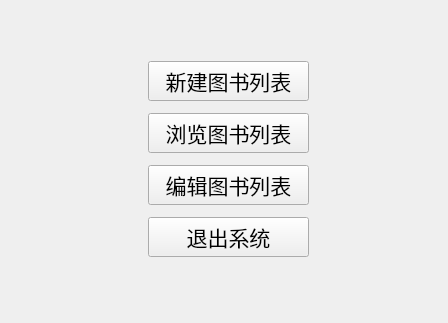
<?xml version="1.0" encoding="UTF-8"?>
<ui version="4.0">
 <class>Main_Menu</class>
 <widget class="QWidget" name="Main_Menu">
  <property name="geometry">
   <rect>
    <x>0</x>
    <y>0</y>
    <width>448</width>
    <height>323</height>
   </rect>
  </property>
  <property name="windowTitle">
   <string>周志镐组图书管理系统-主菜单</string>
  </property>
  <property name="layoutDirection">
   <enum>Qt::LeftToRight</enum>
  </property>
  <widget class="QWidget" name="verticalLayoutWidget">
   <property name="geometry">
    <rect>
     <x>128</x>
     <y>49</y>
     <width>201</width>
     <height>221</height>
    </rect>
   </property>
   <layout class="QVBoxLayout" name="verticalLayout" stretch="0,0,0,0">
    <property name="spacing">
     <number>0</number>
    </property>
    <property name="sizeConstraint">
     <enum>QLayout::SetDefaultConstraint</enum>
    </property>
    <property name="leftMargin">
     <number>20</number>
    </property>
    <property name="topMargin">
     <number>0</number>
    </property>
    <property name="rightMargin">
     <number>20</number>
    </property>
    <property name="bottomMargin">
     <number>0</number>
    </property>
    <item>
     <widget class="QPushButton" name="createBookListButton">
      <property name="font">
       <font>
        <pointsize>16</pointsize>
       </font>
      </property>
      <property name="text">
       <string>新建图书列表</string>
      </property>
     </widget>
    </item>
    <item>
     <widget class="QPushButton" name="browsBookButton">
      <property name="font">
       <font>
        <pointsize>16</pointsize>
       </font>
      </property>
      <property name="text">
       <string>浏览图书列表</string>
      </property>
     </widget>
    </item>
    <item>
     <widget class="QPushButton" name="editBookButton">
      <property name="font">
       <font>
        <pointsize>16</pointsize>
       </font>
      </property>
      <property name="text">
       <string>编辑图书列表</string>
      </property>
     </widget>
    </item>
    <item>
     <widget class="QPushButton" name="exitSystemButton">
      <property name="font">
       <font>
        <pointsize>16</pointsize>
       </font>
      </property>
      <property name="text">
       <string>退出系统</string>
      </property>
      <property name="checkable">
       <bool>false</bool>
      </property>
     </widget>
    </item>
   </layout>
  </widget>
 </widget>
 <resources/>
 <connections/>
</ui>
